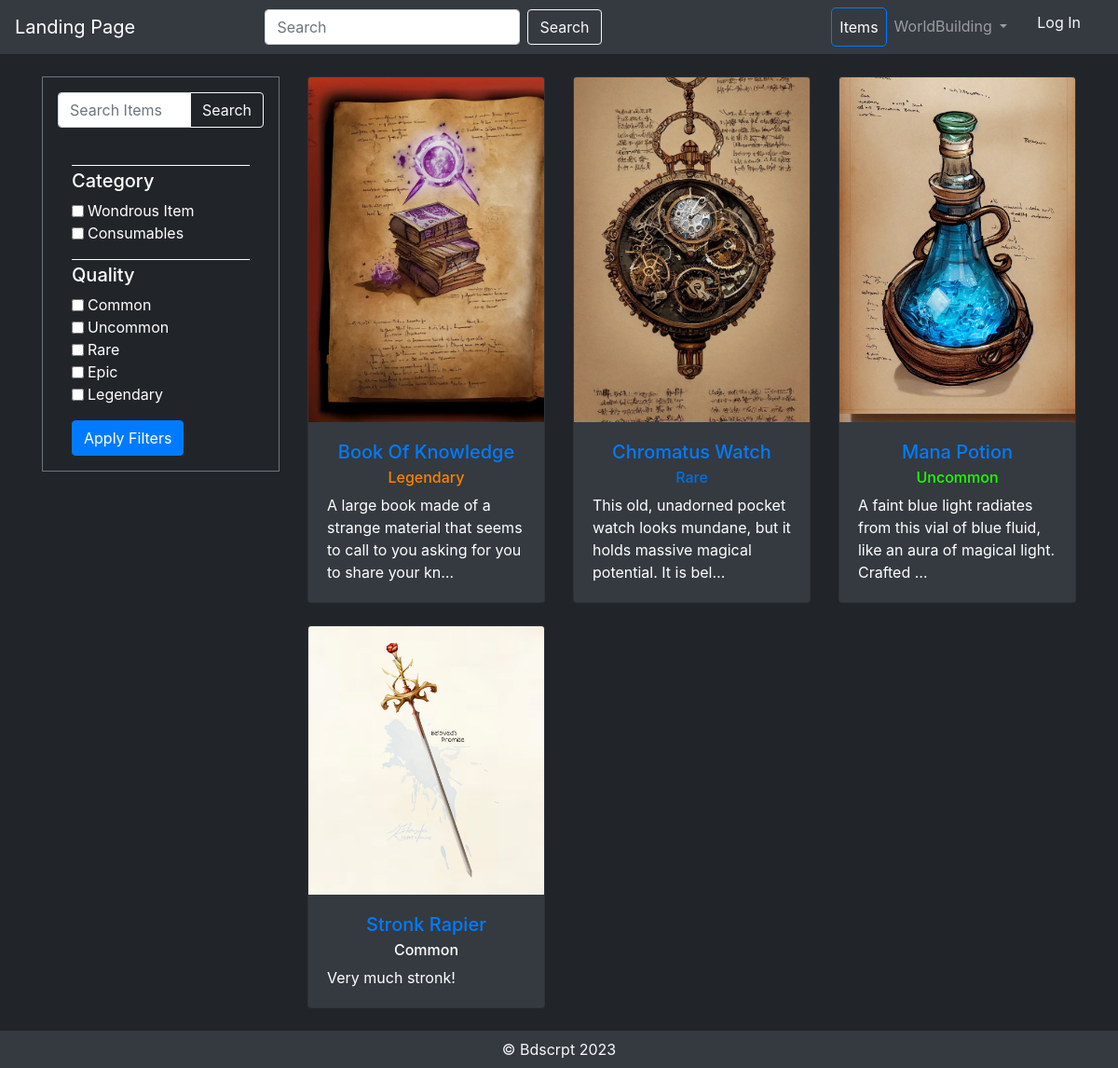
The app's page /items/ with its own data.
### items/models.py (models this page shows, shortened)
class ItemCategory(models.Model):
    name = models.CharField(max_length=128)
    description = models.TextField(null=True, blank=True)
    slug = models.SlugField(max_length=255, unique=True, db_index=True, verbose_name='URL')
    class Meta:
        verbose_name = 'category'
        verbose_name_plural = 'categories'

class Quality(models.Model):
    name = models.CharField(max_length=128)
    slug = models.SlugField(max_length=255, unique=True, db_index=True, verbose_name='URL')
    color = models.CharField(max_length=10)
    description = models.TextField(null=True, blank=True)
    class Meta:
        verbose_name = 'quality'
        verbose_name_plural = 'qualities'
    def __str__(self):
        return self.name

class Item(models.Model):
    name = models.CharField(max_length=128)
    slug = models.SlugField(max_length=255, unique=True, db_index=True, verbose_name='URL')
    description = models.TextField(null=True, blank=True)
    quality = models.ForeignKey(to=Quality, on_delete=models.CASCADE)
    image = models.ImageField(upload_to='items_images')
    category = models.ForeignKey(to=ItemCategory, on_delete=models.CASCADE)
    created_timestamp = models.DateTimeField(auto_now_add=True)
    favourite = models.ManyToManyField(to=User, related_name='favourite', blank=True)
    ratings = GenericRelation(Rating)
    class Meta:
        verbose_name = 'item'
        verbose_name_plural = 'items'

### items/views.py (the view)
# urls.py: path('', ItemsListView.as_view(), name='index'),
class ItemsListView(ListView):
    model = Item
    template_name = 'items/items.html'
    paginate_by = 5
    context_object_name = 'items'
    def get_context_data(self, *, object_list=None, **kwargs):
        context = super(ItemsListView, self).get_context_data()
        context['title'] = 'Beautiful Descriptions / Items'
        context['categories'] = ItemCategory.objects.all()
        context['qualities'] = Quality.objects.all()
        filters = ''
        if 'favourites' in self.request.GET:
            filters = f'&favourites=True'
        if 'category' in self.request.GET:
            filters += ''.join([f'&category={x}' for x in self.request.GET.getlist('category')])
        if 'quality' in self.request.GET:
            filters += ''.join([f'&quality={x}' for x in self.request.GET.getlist('quality')])
        if 'keywords' in self.request.GET:
            filters += f'&keywords={self.request.GET["keywords"]}'
        context['filters'] = filters
        return context
    def get_queryset(self):
        queryset = super(ItemsListView, self).get_queryset()
        print(self.request.GET)
        if 'favourites' in self.request.GET:
            user = self.request.user
            queryset = user.favourite.all()
        if 'category' in self.request.GET:
            queryset = queryset.filter(category__slug__in=self.request.GET.getlist('category'))
        if 'keywords' in self.request.GET:
            queryset = queryset.filter(description__icontains=self.request.GET['keywords'])
        if 'quality' in self.request.GET:
            queryset = queryset.filter(quality__slug__in=self.request.GET.getlist('quality'))
        return queryset.order_by('name')

### templates/items/items.html (shortened to what this page needs)
{% extends 'partials/base.html' %}
{% load static %}
{% block content %}
<body class="text-white">
  <div class="container mt-4">
    <div class="row">
      <div class="col-md-3">
<div class="filter-section border border-secondary p-3">
  <div class="d-flex">
    <form class="form-inline mx-auto" action="{% url 'items:index' %}" method="GET">
      <div class="input-group">
        <input name="keywords" class="form-control" type="search" placeholder="Search Items" aria-label="Search">
        <div class="input-group-append">
          <button class="btn btn-outline-light" type="submit">Search</button>
        </div>
      </div>
<div class="container mt-4">
<div class="row">
    <div class="col">
        <h5 class="text-white mt-3 pt-1" style="border-top: 1px solid white;">Category</h5>
        {% for category in categories %}
            <div class="form-group">
                <input class="form-check-input" type="checkbox" name="category" value="{{ category.slug }}" id="{{ category.slug }}">
                <label class="form-check-label custom-checkbox-label" for="{{ category.slug }}">
                  {{ category.name }}
                </label>
            </div>
        {% endfor %}
    </div>
</div>
    <div class="row">
        <div class="col">
            <h5 class="text-white mt-3 pt-1" style="border-top: 1px solid white;">Quality</h5>
          {% for quality in qualities %}
          <div class="form-group">
            <input class="form-check-input" type="checkbox" name="quality" value="{{ quality.slug }}" id="{{ quality.slug }}">
            <label class="form-check-label custom-checkbox-label" for="{{ quality.slug }}">
              {{ quality.name }}
            </label>
          </div>
          {% endfor %}
        </div>
  </div>
  <div class="row mt-3">
    <div class="col">
      <button type="submit" class="btn btn-primary">Apply Filters</button>
    </div>
  </div>
</div>
    </form>
  </div>
</div>
      </div>
        <div class="col-md-9">
        <div class="row">
{% for item in object_list %}
    <div class="col-md-4 mb-4">
        <div class="card bg-dark text-white">
          <a href="{% url 'items:item' item.slug %}" class="card-link">
            <img src="{{ item.image.url }}" class="card-img-top" alt="Card Image">
          </a>
          <div class="card-body">
            <h5 class="card-title text-center"><a href="{% url 'items:item' item.slug %}" class="card-link">{{ item.name }}</a></h5>
              <h6 class="card-subtitle mb-2 text-center" style="color: {{ item.quality.color }};">{{ item.quality }}</h6>
            <p class="card-text">{{ item.description|truncatechars:98 }}</p>
          </div>
        </div>
    </div>
{% endfor %}
        </div>
      </div>
    </div>
  </div>
</body>
{% endblock %}

### templates/partials/base.html (style rules this page uses)
body { background-color: #212529; }

### templates/partials/_footer.html (style rules this page uses)
html { position: relative; min-height: 100%; }
body { margin-bottom: 40px; }

### records on screen
ItemCategory: name "Wondrous Item"
ItemCategory: name "Consumables"
Quality: name "Common"
Quality: name "Uncommon"
Quality: name "Rare"
Quality: name "Epic"
Quality: name "Legendary"
Item: image (picture), name "Book Of Knowledge", quality "Legendary", description "A large book made of a strange material that seems to call to you asking for you to share your kn…"
Item: image (picture), name "Chromatus Watch", quality "Rare", description "This old, unadorned pocket watch looks mundane, but it holds massive magical potential. It is bel…"
Item: image (picture), name "Mana Potion", quality "Uncommon", description "A faint blue light radiates from this vial of blue fluid, like an aura of magical light. Crafted …"
Item: image (picture), name "Stronk Rapier", quality "Common", description "Very much stronk!"
